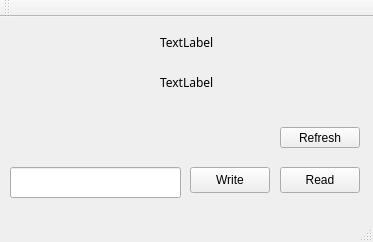
<?xml version="1.0" encoding="UTF-8"?>
<ui version="4.0">
 <class>MainWindow</class>
 <widget class="QMainWindow" name="MainWindow">
  <property name="geometry">
   <rect>
    <x>0</x>
    <y>0</y>
    <width>373</width>
    <height>242</height>
   </rect>
  </property>
  <property name="windowTitle">
   <string>MainWindow</string>
  </property>
  <widget class="QWidget" name="centralWidget">
   <widget class="QLabel" name="statusLabel">
    <property name="geometry">
     <rect>
      <x>20</x>
      <y>10</y>
      <width>131</width>
      <height>121</height>
     </rect>
    </property>
    <property name="autoFillBackground">
     <bool>true</bool>
    </property>
    <property name="text">
     <string/>
    </property>
   </widget>
   <widget class="QPushButton" name="refreshButton">
    <property name="geometry">
     <rect>
      <x>280</x>
      <y>110</y>
      <width>80</width>
      <height>21</height>
     </rect>
    </property>
    <property name="text">
     <string>Refresh</string>
    </property>
   </widget>
   <widget class="QLabel" name="sentValue">
    <property name="geometry">
     <rect>
      <x>160</x>
      <y>10</y>
      <width>231</width>
      <height>31</height>
     </rect>
    </property>
    <property name="font">
     <font>
      <family>Source Code Pro</family>
     </font>
    </property>
    <property name="text">
     <string>TextLabel</string>
    </property>
   </widget>
   <widget class="QLabel" name="response">
    <property name="geometry">
     <rect>
      <x>160</x>
      <y>50</y>
      <width>231</width>
      <height>31</height>
     </rect>
    </property>
    <property name="font">
     <font>
      <family>Source Code Pro</family>
     </font>
    </property>
    <property name="text">
     <string>TextLabel</string>
    </property>
   </widget>
   <widget class="QPushButton" name="writeButton">
    <property name="geometry">
     <rect>
      <x>190</x>
      <y>150</y>
      <width>80</width>
      <height>26</height>
     </rect>
    </property>
    <property name="text">
     <string>Write</string>
    </property>
   </widget>
   <widget class="QPushButton" name="readButton">
    <property name="geometry">
     <rect>
      <x>280</x>
      <y>150</y>
      <width>80</width>
      <height>26</height>
     </rect>
    </property>
    <property name="text">
     <string>Read</string>
    </property>
   </widget>
   <widget class="QLineEdit" name="writeBox">
    <property name="geometry">
     <rect>
      <x>10</x>
      <y>150</y>
      <width>171</width>
      <height>31</height>
     </rect>
    </property>
   </widget>
  </widget>
  <widget class="QMenuBar" name="menuBar">
   <property name="geometry">
    <rect>
     <x>0</x>
     <y>0</y>
     <width>373</width>
     <height>23</height>
    </rect>
   </property>
  </widget>
  <widget class="QToolBar" name="mainToolBar">
   <attribute name="toolBarArea">
    <enum>TopToolBarArea</enum>
   </attribute>
   <attribute name="toolBarBreak">
    <bool>false</bool>
   </attribute>
  </widget>
  <widget class="QStatusBar" name="statusBar"/>
 </widget>
 <layoutdefault spacing="6" margin="11"/>
 <resources/>
 <connections/>
</ui>
